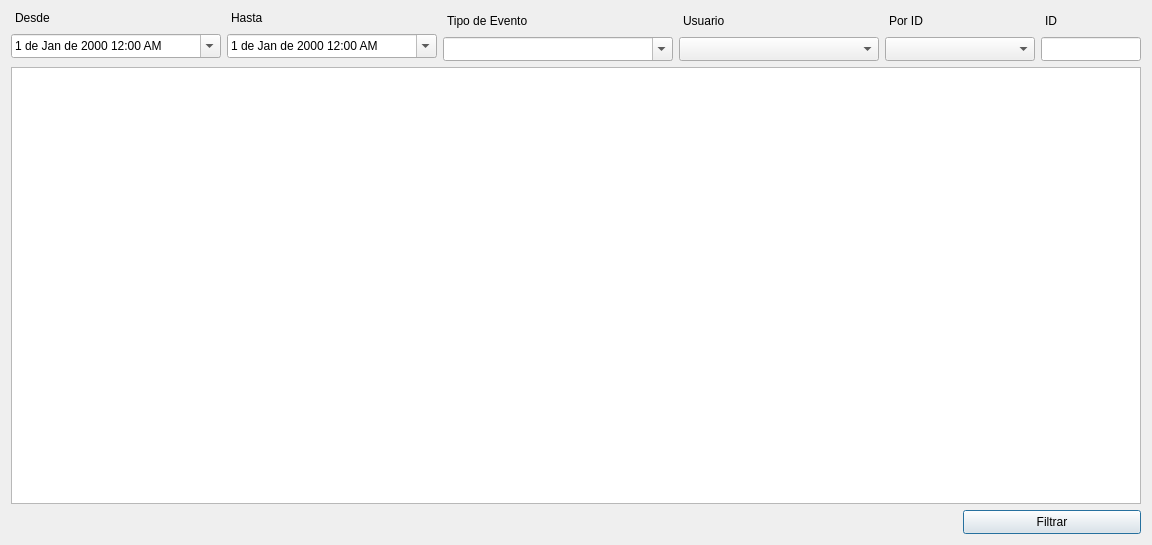
<?xml version="1.0" encoding="UTF-8"?>
<ui version="4.0">
 <class>LogViewForm</class>
 <widget class="QDialog" name="LogViewForm">
  <property name="geometry">
   <rect>
    <x>0</x>
    <y>0</y>
    <width>1128</width>
    <height>545</height>
   </rect>
  </property>
  <property name="windowTitle">
   <string>Registro de Eventos</string>
  </property>
  <property name="windowIcon">
   <iconset resource="../resources/resources.qrc">
    <normaloff>:/icons/icons/filter.png</normaloff>:/icons/icons/filter.png</iconset>
  </property>
  <layout class="QGridLayout" name="gridLayout">
   <item row="0" column="0">
    <widget class="QLabel" name="label">
     <property name="font">
      <font>
       <pointsize>9</pointsize>
      </font>
     </property>
     <property name="text">
      <string>Desde</string>
     </property>
     <property name="indent">
      <number>4</number>
     </property>
    </widget>
   </item>
   <item row="0" column="1">
    <widget class="QLabel" name="label_2">
     <property name="font">
      <font>
       <pointsize>9</pointsize>
      </font>
     </property>
     <property name="text">
      <string>Hasta</string>
     </property>
     <property name="indent">
      <number>4</number>
     </property>
    </widget>
   </item>
   <item row="0" column="2" rowspan="2">
    <widget class="QLabel" name="label_3">
     <property name="font">
      <font>
       <pointsize>9</pointsize>
      </font>
     </property>
     <property name="text">
      <string>Tipo de Evento</string>
     </property>
     <property name="indent">
      <number>4</number>
     </property>
    </widget>
   </item>
   <item row="0" column="3" rowspan="2">
    <widget class="QLabel" name="label_4">
     <property name="font">
      <font>
       <pointsize>9</pointsize>
      </font>
     </property>
     <property name="text">
      <string>Usuario</string>
     </property>
     <property name="indent">
      <number>4</number>
     </property>
    </widget>
   </item>
   <item row="0" column="4" rowspan="2" colspan="2">
    <widget class="QLabel" name="label_5">
     <property name="font">
      <font>
       <pointsize>9</pointsize>
      </font>
     </property>
     <property name="text">
      <string>Por ID</string>
     </property>
     <property name="indent">
      <number>4</number>
     </property>
    </widget>
   </item>
   <item row="0" column="6" rowspan="2">
    <widget class="QLabel" name="label_6">
     <property name="font">
      <font>
       <pointsize>9</pointsize>
      </font>
     </property>
     <property name="text">
      <string>ID</string>
     </property>
     <property name="indent">
      <number>4</number>
     </property>
     <property name="openExternalLinks">
      <bool>false</bool>
     </property>
    </widget>
   </item>
   <item row="1" column="0" rowspan="2">
    <widget class="QDateTimeEdit" name="startDateTimeEdit">
     <property name="minimumSize">
      <size>
       <width>210</width>
       <height>24</height>
      </size>
     </property>
     <property name="font">
      <font>
       <pointsize>9</pointsize>
      </font>
     </property>
     <property name="displayFormat">
      <string>d 'de' MMM 'de' yyyy h:mm AP</string>
     </property>
     <property name="calendarPopup">
      <bool>true</bool>
     </property>
    </widget>
   </item>
   <item row="1" column="1" rowspan="2">
    <widget class="QDateTimeEdit" name="endDateTimeEdit">
     <property name="minimumSize">
      <size>
       <width>210</width>
       <height>24</height>
      </size>
     </property>
     <property name="font">
      <font>
       <pointsize>9</pointsize>
      </font>
     </property>
     <property name="displayFormat">
      <string>d 'de' MMM 'de' yyyy h:mm AP</string>
     </property>
     <property name="calendarPopup">
      <bool>true</bool>
     </property>
    </widget>
   </item>
   <item row="2" column="2">
    <widget class="QComboBox" name="eventTypeComboBox">
     <property name="minimumSize">
      <size>
       <width>230</width>
       <height>24</height>
      </size>
     </property>
     <property name="font">
      <font>
       <pointsize>9</pointsize>
      </font>
     </property>
     <property name="editable">
      <bool>true</bool>
     </property>
    </widget>
   </item>
   <item row="2" column="3">
    <widget class="QComboBox" name="userComboBox">
     <property name="minimumSize">
      <size>
       <width>200</width>
       <height>24</height>
      </size>
     </property>
     <property name="font">
      <font>
       <pointsize>9</pointsize>
      </font>
     </property>
     <property name="editable">
      <bool>false</bool>
     </property>
    </widget>
   </item>
   <item row="2" column="4" colspan="2">
    <widget class="QComboBox" name="byIdComboBox">
     <property name="minimumSize">
      <size>
       <width>150</width>
       <height>24</height>
      </size>
     </property>
     <property name="font">
      <font>
       <pointsize>9</pointsize>
      </font>
     </property>
    </widget>
   </item>
   <item row="2" column="6">
    <widget class="QLineEdit" name="idLineEdit">
     <property name="minimumSize">
      <size>
       <width>100</width>
       <height>24</height>
      </size>
     </property>
     <property name="font">
      <font>
       <pointsize>9</pointsize>
      </font>
     </property>
    </widget>
   </item>
   <item row="3" column="0" colspan="7">
    <widget class="QTableView" name="logTableView"/>
   </item>
   <item row="4" column="0" colspan="5">
    <spacer name="horizontalSpacer">
     <property name="orientation">
      <enum>Qt::Horizontal</enum>
     </property>
     <property name="sizeHint" stdset="0">
      <size>
       <width>864</width>
       <height>20</height>
      </size>
     </property>
    </spacer>
   </item>
   <item row="4" column="5" colspan="2">
    <widget class="QPushButton" name="filterButton">
     <property name="minimumSize">
      <size>
       <width>0</width>
       <height>24</height>
      </size>
     </property>
     <property name="font">
      <font>
       <pointsize>9</pointsize>
      </font>
     </property>
     <property name="layoutDirection">
      <enum>Qt::RightToLeft</enum>
     </property>
     <property name="text">
      <string>Filtrar</string>
     </property>
     <property name="icon">
      <iconset resource="../resources/resources.qrc">
       <normaloff>:/icons/icons/filter.png</normaloff>:/icons/icons/filter.png</iconset>
     </property>
    </widget>
   </item>
  </layout>
 </widget>
 <resources>
  <include location="../resources/resources.qrc"/>
 </resources>
 <connections/>
</ui>
